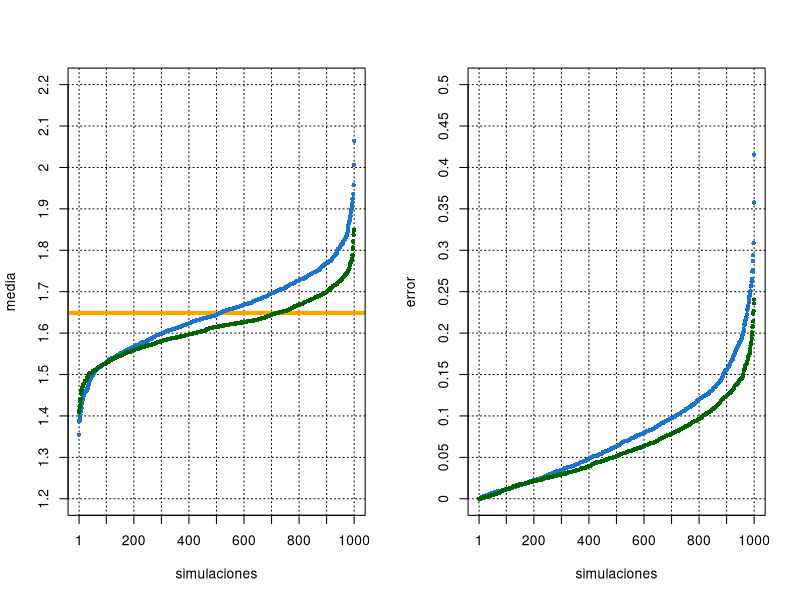

Here is the R script that generated this plot:
# --------------------------------------------------------------------------------------------------
# Variance reduction method applied to the standard log-normal distribution
mlog<-log(1)
sdlog<-log(exp(1))
lmean<-exp( mlog + 0.5 * sdlog^2 )

# Determination of weights
n<-25
q<-seq(0,200,length.out = n)
w<-plnorm( q[2:n] )-plnorm( q[1:(n-1)] )
w<-c( w, 1-plnorm( q[n] ) )
q<-c( q, Inf )

# Simulation
N<-500
M<-1000
X<-matrix( rlnorm( N * M, mlog, sdlog ), N, M )
intfind<-function(x, w, q ) {
  pos<-findInterval( x, q )
  tb<-table( pos )
  ptb<-sapply( pos, FUN = function( x ) which( as.numeric( attr(tb,'dimnames')$pos ) %in% x ) )
  return( w[ pos ] / tb[ptb] )
}
W<-apply( X, 2, FUN = intfind, w, q )
WX<-W*X

# Computation of the mean
wx<-colSums( WX )
x<-colMeans( X )

# Value of the variance
vared<-1 - var( wx ) / var( x )
message( paste( 'Percentage of variance reduccion: ', vared, sep = '' ) )

# --------------------------------------------------------------------------------------------------
# Plots
layout( matrix( c( 1, 1, 2, 2 ), 2, 2 ) )
xs<-unique( round( seq( 0, M, 100 ), 0 ) )
xs<-c( 1, xs[ xs > 0 ] )
ys<-seq( 1.2, 2.2, 0.1 )
plot( 1:M, sort( x ), ylim = c( 1.2, 2.2 ), cex = 0.7, pch = 16, col = 'dodgerblue3', 
      xlab = 'simulaciones', ylab = 'media', xaxt = 'n', yaxt = 'n', 
      panel.first = { 
        axis( 1, at=xs, labels = xs )
        axis( 2, at=ys, labels = ys )
        abline( v = xs, col = 'black', lwd = 1, lty = 3 )
        abline( h = ys, col = 'black', lwd = 1, lty = 3 )
        abline( h = exp( 0.5 ), col = 'orange', lwd = 4 )
      })
points( 1:M, sort( wx ), cex = 0.7, pch = 16, col = 'darkgreen' )

ys<-seq( 0, 0.5, 0.05 )
plot( 1:M, sort(abs(x-lmean)), ylim = c( 0, 0.5 ), cex = 0.7, pch = 16, col = 'dodgerblue3', 
      xlab = 'simulaciones', ylab = 'error', xaxt = 'n', yaxt = 'n',
      panel.first = { 
        axis( 1, at=xs, labels = xs )
        axis( 2, at=ys, labels = ys )
        abline( v = xs, col = 'black', lwd = 1, lty = 3 )
        abline( h = ys, col = 'black', lwd = 1, lty = 3 )
      })
points( 1:M, sort(abs(wx-lmean)), cex = 0.7, pch = 16, col = 'darkgreen', 
        xlab = 'simulaciones', ylab = 'error' )
